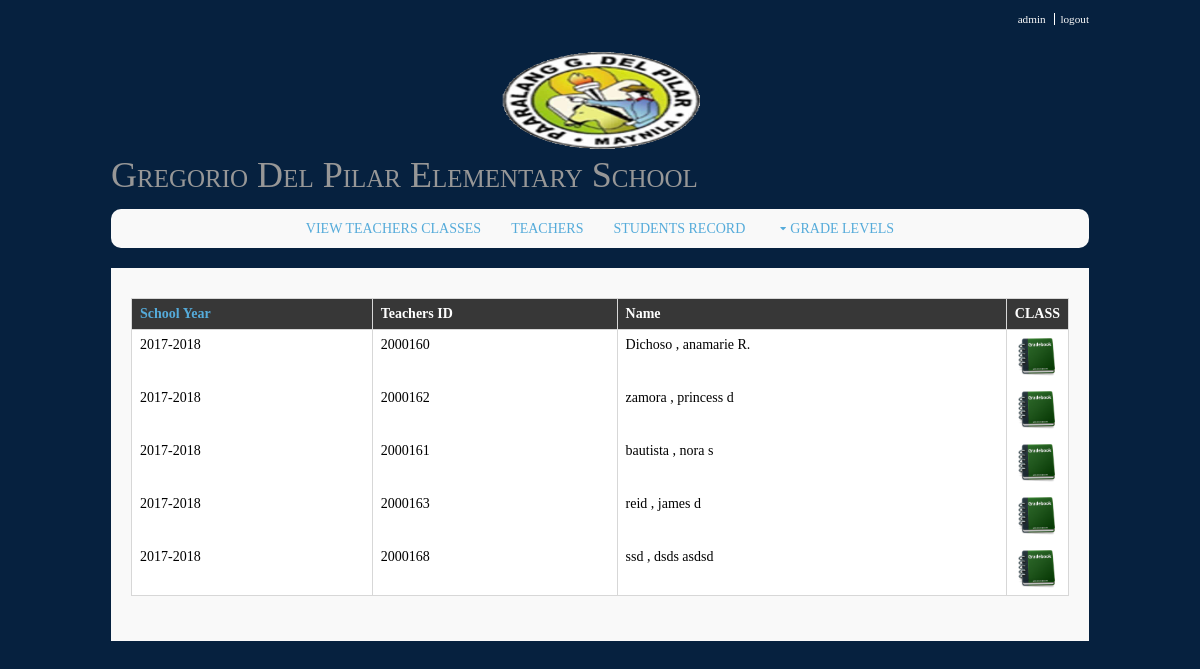
The page /view_teachers.php (signed in) on the database its author committed.
### tables this page shows
CREATE TABLE `teachersinfo` (
  `teachers_id` int(11) NOT NULL,
  `teachers_lname` varchar(255) NOT NULL,
  `teachers_fname` varchar(255) NOT NULL,
  `teachers_mname` varchar(255) NOT NULL,
  `teachers_bday` date NOT NULL,
  `teachers_age` int(80) NOT NULL,
  `teachers_gender` varchar(30) NOT NULL,
  `teachers_address` varchar(255) NOT NULL,
  `status` varchar(10) NOT NULL
);

### view_teachers.php (the view, shortened to what this page needs)
<?php
require "required_files.php";
  require_once ("functions/functions.php");
$query = "SELECT distinct ti.teachers_id,ti.teachers_lname,ti.teachers_fname,ti.teachers_mname,tc.school_year FROM teachersinfo ti,teachers_class tc WHERE tc.teachers_id=ti.teachers_id ";
$result = mysqli_query($connect, $query);
 ?>
<!DOCTYPE html>
<html>
<body>
<div class='wrapper row0'>
 <div id='topbar' class='clear'>
<nav>
 <ul>
 <li><a href="admin.php"> <?php echo $_SESSION['username'];?></a></li>
 <li><a href='logout.php'>logout</a></li>
 </ul>
 </nav>
 </div>
</div>
<?php
 echo layout();
?>
<div class="wrapper row2">
  <div class="rounded">
    <nav id="mainav" class="clear">
	 <?php
	 echo navigation_principal();
	?>
  </div>
</div>
<div class="wrapper row3">
  <div class="rounded">
    <main class="container clear">
		<table class="enrolled_students_tbl">
			<thead>
			<tr>
			<th><a href="javascript:Confirm()">School Year</a></th>
				<th>Teachers ID</th>
				<th>Name</th>
				<th> CLASS</th>
			</tr>
			</thead>
				<?php while ($row =  mysqli_fetch_assoc($result)) { ?>
			<tbody>
				<tr>
					<td><?php echo $row['school_year']; ?></td>
					<td><?php echo $row['teachers_id']; ?></td>
					<td><?php echo $row['teachers_lname']." , ".$row['teachers_fname'] ."  ". $row['teachers_mname']; ?></td>
					<td width="50" height="50" ><a href="teachersinfo.php?id=<?php echo $row['teachers_id'];?>">
					<img src="grade.png"> </a></td>
				<?php } ?>
				</tr>
			</tbody>
		</table>
    </main>
  </div>
</div>
</body>
</html>

### layout/styles/layout.css (style rules this page uses)
#topbar { padding:10px 0 0 0; text-align:right; font-size:.8em; }
#topbar li { display:inline; margin-right:3px; padding-right:8px; border-right:1px solid; }
#topbar li:last-child { margin-right:0; padding-right:0; border:none; }
.container { padding:20px 10px; }
nav ul, nav ol { margin:0; padding:0; list-style:none; }
#mainav { text-align:center; text-transform:uppercase; }
table, th, td { border:1px solid; border-collapse:collapse; vertical-align:top; box-sizing:border-box; }
table, th { table-layout:auto; }
table { width:100%; margin-bottom:15px; }
th, td { padding:5px 8px; }
td { border-width:0 1px; }
.rounded, input, button, textarea, #header input, #footer input, #slide-wrapper figcaption, .avatar, #comments li, .faico a, #twitter, .pagination a, .pagination strong { border-radius:10px; }
body { color:#F9F9F9; background-color:#06213F; }
a { color:#55ABDA; }
.rounded { background-color:#F9F9F9; }
.row0, .row0 a { color:#F9F9F9; background-color:#06213F; }
.row2, .row2 a { color:#06213F; background-color:inherit; }
.row3 { color:black; background-color:#F9F9F9; }
#topbar li { border-color:#FFFFFF; }
table, th, td, #comments .avatar, #comments input, #comments textarea { border-color:#D7D7D7; }
th { color:#FFFFFF; background-color:#373737; }
tr, #comments li, #comments input[type="submit"], #comments input[type="reset"] { background-color:#FBFBFB; }
tr:nth-child(odd), #comments li:nth-child(odd) { color:inherit; background-color:#FFFFFF; }
table a, #comments a { background-color:inherit; }
@media screen and (min-width:978px) { .wrapper { max-width:978px; } }

### layout/styles/framework.css (style rules this page uses)
html { overflow-y:scroll; }
body { margin:0; padding:0; font-size:14px; line-height:1.4em; }
.clear, .group { display:block; }
.clear::before, .clear::after, .group::before, .group::after { display:table; content:""; }
.clear, .clear::after, .group, .group::after { clear:both; }
a { outline:none; text-decoration:none; }
img { width:auto; max-width:100%; height:auto; margin:0; padding:0; border:none; line-height:normal; vertical-align:middle; box-sizing:border-box; }
body, h1, h2, h3, h4, h5, h6, .heading { font-family:Georgia, "Times New Roman", Times, serif; }
.wrapper { display:block; margin:0 auto 20px; text-align:left; word-wrap:break-word; }
.rounded, #topbar, #header, #mainav, #slider, .container, #footer, #copyright { display:block; width:100%; box-sizing:border-box; }
.rounded { margin:0; padding:10px; }
address, article, aside, figcaption, figure, footer, header, main, nav, section { display:block; margin:0; padding:0; }

### rows shown on the page
teachersinfo: school_year "2017-2018", teachers_id "2000160", teachers_lname "Dichoso", teachers_fname "anamarie", teachers_mname "R."
teachersinfo: school_year "2017-2018", teachers_id "2000162", teachers_lname "zamora", teachers_fname "princess", teachers_mname "d"
teachersinfo: school_year "2017-2018", teachers_id "2000161", teachers_lname "bautista", teachers_fname "nora", teachers_mname "s"
teachersinfo: school_year "2017-2018", teachers_id "2000163", teachers_lname "reid", teachers_fname "james", teachers_mname "d"
teachersinfo: school_year "2017-2018", teachers_id "2000168", teachers_lname "ssd", teachers_fname "dsds", teachers_mname "asdsd"

### other values the page prints
$_SESSION['username'] "admin"
